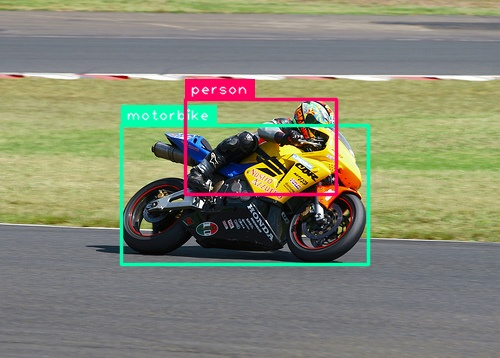
#> input picture misc/test_image.jpg, 500 x 358 px
$ python -i data_utils.py   (imports and definitions only)
#> lines starting #> are read from the running program, lines starting #| are printed output that depends on the picture
import random

import cv2
import numpy as np
from PIL import Image, ImageEnhance, ImageFilter, ImageOps

from utils import rand


# [42 lines left out: function letterbox_resize, not called in this run]


def aug_pipe(image, boxes=None, coord=None, max_augs=1, scalerange=(0.5, 1.5)):
    a, b = scalerange
    assert (b > a > 0), "scale range pair must be (min,max) where min>0 and max>min"
    augs = ['brightness', 'contrast', 'sharpness', 'color', 'left-right', 'top-bottom']
    aug_choices = np.random.choice(augs, size=max_augs)

    for aug in aug_choices:
        if aug == 'brightness':
            applier = ImageEnhance.Brightness(image)
            image = applier.enhance(random.uniform(a, b))
        if aug == 'contrast':
            applier = ImageEnhance.Contrast(image)
            image = applier.enhance(random.uniform(a, b))
        if aug == 'sharpness':
            applier = ImageEnhance.Sharpness(image)
            image = applier.enhance(random.uniform(a, b))
        if aug == 'color':
            applier = ImageEnhance.Color(image)
            image = applier.enhance(random.uniform(a, b))
        if aug == 'left-right':
            image = ImageOps.mirror(image)
            if boxes is not None:
                if coord is None:
                    print('using image border coordinates as parent box coordinate')
                    coord = [0, 0, image.size[0], image.size[1]]
                x1, y1, x2, y2 = coord
                boxes[..., [0, 2]] = x1 + x2 - boxes[..., [2, 0]]
        if aug == 'top-bottom':
            image = ImageOps.flip(image)
            if boxes is not None:
                if coord is None:
                    print('using image border coordinates as parent box coordinate')
                    coord = [0, 0, image.size[0], image.size[1]]
                x1, y1, x2, y2 = coord
                boxes[..., [1, 3]] = y1 + y2 - boxes[..., [3, 1]]

    return image, boxes


# [437 lines left out: functions random_resize_crop_pad, reshape_boxes, random_size, random_hsv_distort, random_brightness, random_chroma and 8 more, not called in this run]

>>> from PIL import Image
>>> picture = Image.open('misc/test_image.jpg')
#> picture is the input picture: PIL image 500x358 RGB; mean R, G, B 131.4, 134.2, 113.5
>>> result = aug_pipe(picture)
#> the loop in aug_pipe, `for aug in aug_choices:` made 1 pass
#> pass 1, in aug_pipe, `image = ImageOps.mirror(image)`:
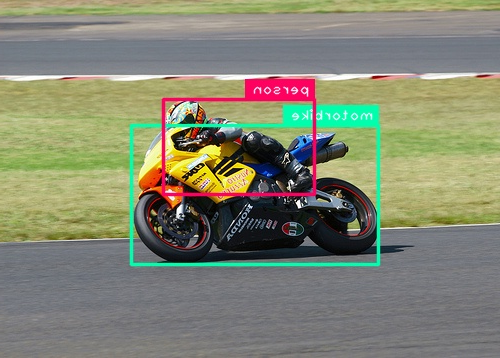
#> image: PIL image 500x358 RGB; mean R, G, B 131.4, 134.2, 113.5
